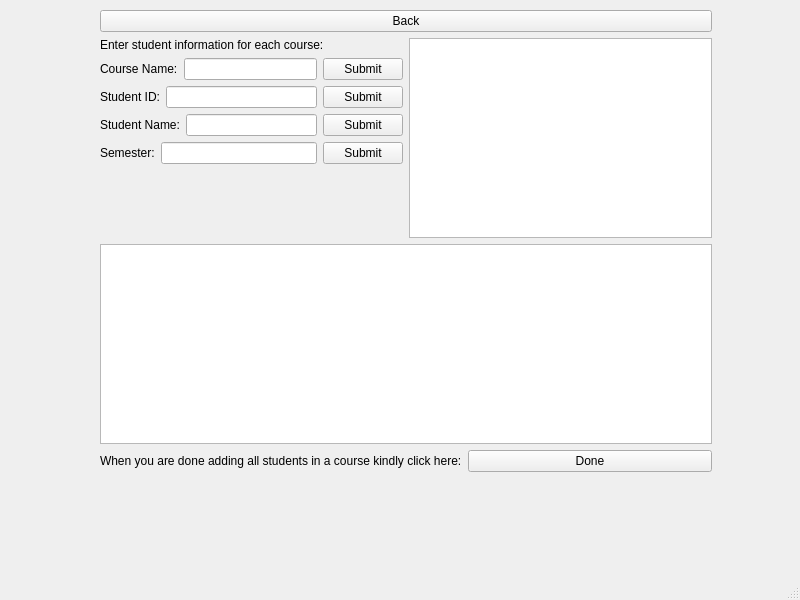
<?xml version="1.0" encoding="UTF-8"?>
<ui version="4.0">
 <class>AddCourse</class>
 <widget class="QMainWindow" name="AddCourse">
  <property name="geometry">
   <rect>
    <x>0</x>
    <y>0</y>
    <width>800</width>
    <height>600</height>
   </rect>
  </property>
  <property name="windowTitle">
   <string>MainWindow</string>
  </property>
  <widget class="QWidget" name="centralwidget">
   <widget class="QWidget" name="layoutWidget">
    <property name="geometry">
     <rect>
      <x>100</x>
      <y>10</y>
      <width>612</width>
      <height>462</height>
     </rect>
    </property>
    <layout class="QVBoxLayout" name="verticalLayout_5">
     <item>
      <widget class="QPushButton" name="backButton">
       <property name="layoutDirection">
        <enum>Qt::RightToLeft</enum>
       </property>
       <property name="text">
        <string>Back</string>
       </property>
      </widget>
     </item>
     <item>
      <layout class="QVBoxLayout" name="verticalLayout_4">
       <item>
        <layout class="QVBoxLayout" name="verticalLayout_3">
         <item>
          <layout class="QHBoxLayout" name="horizontalLayout_5">
           <item>
            <layout class="QVBoxLayout" name="verticalLayout_2">
             <item>
              <layout class="QVBoxLayout" name="verticalLayout">
               <item>
                <widget class="QLabel" name="label_5">
                 <property name="text">
                  <string>Enter student information for each course:</string>
                 </property>
                </widget>
               </item>
               <item>
                <layout class="QHBoxLayout" name="horizontalLayout">
                 <item>
                  <widget class="QLabel" name="label">
                   <property name="text">
                    <string>Course Name:</string>
                   </property>
                  </widget>
                 </item>
                 <item>
                  <widget class="QLineEdit" name="lineEdit"/>
                 </item>
                 <item>
                  <widget class="QPushButton" name="submitButton">
                   <property name="text">
                    <string>Submit</string>
                   </property>
                  </widget>
                 </item>
                </layout>
               </item>
               <item>
                <layout class="QHBoxLayout" name="horizontalLayout_2">
                 <item>
                  <widget class="QLabel" name="label_2">
                   <property name="text">
                    <string>Student ID:</string>
                   </property>
                  </widget>
                 </item>
                 <item>
                  <widget class="QLineEdit" name="lineEdit_ID"/>
                 </item>
                 <item>
                  <widget class="QPushButton" name="submitButtonID">
                   <property name="text">
                    <string>Submit</string>
                   </property>
                  </widget>
                 </item>
                </layout>
               </item>
               <item>
                <layout class="QHBoxLayout" name="horizontalLayout_3">
                 <item>
                  <widget class="QLabel" name="label_3">
                   <property name="text">
                    <string>Student Name:</string>
                   </property>
                  </widget>
                 </item>
                 <item>
                  <widget class="QLineEdit" name="lineEdit_name"/>
                 </item>
                 <item>
                  <widget class="QPushButton" name="submitButtonName">
                   <property name="text">
                    <string>Submit</string>
                   </property>
                  </widget>
                 </item>
                </layout>
               </item>
               <item>
                <layout class="QHBoxLayout" name="horizontalLayout_4">
                 <item>
                  <widget class="QLabel" name="label_details">
                   <property name="text">
                    <string>Semester:</string>
                   </property>
                  </widget>
                 </item>
                 <item>
                  <widget class="QLineEdit" name="lineEdit_details"/>
                 </item>
                 <item>
                  <widget class="QPushButton" name="submitButtonDetails">
                   <property name="text">
                    <string>Submit</string>
                   </property>
                  </widget>
                 </item>
                </layout>
               </item>
              </layout>
             </item>
             <item>
              <widget class="QLabel" name="label_title">
               <property name="text">
                <string/>
               </property>
              </widget>
             </item>
            </layout>
           </item>
           <item>
            <widget class="QGraphicsView" name="graphicsView"/>
           </item>
          </layout>
         </item>
         <item>
          <widget class="QTableView" name="tableView"/>
         </item>
        </layout>
       </item>
       <item>
        <layout class="QHBoxLayout" name="horizontalLayout_6">
         <item>
          <widget class="QLabel" name="label_7">
           <property name="text">
            <string>When you are done adding all students in a course kindly click here:</string>
           </property>
          </widget>
         </item>
         <item>
          <widget class="QPushButton" name="doneButton">
           <property name="text">
            <string>Done</string>
           </property>
          </widget>
         </item>
        </layout>
       </item>
      </layout>
     </item>
    </layout>
   </widget>
  </widget>
  <widget class="QMenuBar" name="menubar">
   <property name="geometry">
    <rect>
     <x>0</x>
     <y>0</y>
     <width>800</width>
     <height>22</height>
    </rect>
   </property>
  </widget>
  <widget class="QStatusBar" name="statusbar"/>
 </widget>
 <resources/>
 <connections/>
</ui>
